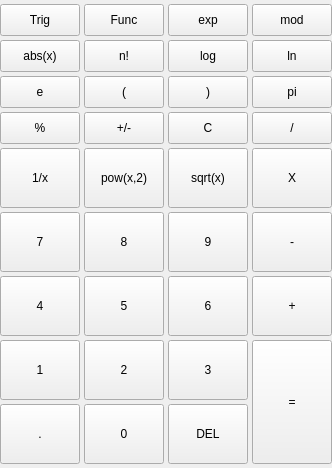
          <widget class="QWidget" name="sciCalc">
           <layout class="QVBoxLayout" name="verticalLayout_5">
            <property name="spacing">
             <number>0</number>
            </property>
            <property name="leftMargin">
             <number>0</number>
            </property>
            <property name="topMargin">
             <number>0</number>
            </property>
            <property name="rightMargin">
             <number>0</number>
            </property>
            <property name="bottomMargin">
             <number>0</number>
            </property>
            <item>
             <layout class="QGridLayout" name="gridLayout_2" rowstretch="0,0,0,0,0,0,0,0,0,0,0" columnstretch="0,0,0,0,0">
              <property name="leftMargin">
               <number>0</number>
              </property>
              <property name="topMargin">
               <number>4</number>
              </property>
              <property name="rightMargin">
               <number>0</number>
              </property>
              <property name="bottomMargin">
               <number>4</number>
              </property>
              <property name="spacing">
               <number>4</number>
              </property>
              <item row="10" column="1">
               <widget class="QPushButton" name="btnDot_2">
                <property name="sizePolicy">
                 <sizepolicy hsizetype="Preferred" vsizetype="Preferred">
                  <horstretch>0</horstretch>
                  <verstretch>0</verstretch>
                 </sizepolicy>
                </property>
                <property name="minimumSize">
                 <size>
                  <width>0</width>
                  <height>60</height>
                 </size>
                </property>
                <property name="text">
                 <string>.</string>
                </property>
                <property name="num" stdset="0">
                 <bool>false</bool>
                </property>
               </widget>
              </item>
              <item row="10" column="2">
               <widget class="QPushButton" name="btn0_2">
                <property name="sizePolicy">
                 <sizepolicy hsizetype="Preferred" vsizetype="Preferred">
                  <horstretch>0</horstretch>
                  <verstretch>0</verstretch>
                 </sizepolicy>
                </property>
                <property name="minimumSize">
                 <size>
                  <width>0</width>
                  <height>60</height>
                 </size>
                </property>
                <property name="text">
                 <string>0</string>
                </property>
                <property name="num" stdset="0">
                 <bool>true</bool>
                </property>
               </widget>
              </item>
              <item row="5" column="1">
               <widget class="QPushButton" name="btnPercent_2">
                <property name="sizePolicy">
                 <sizepolicy hsizetype="Preferred" vsizetype="Preferred">
                  <horstretch>0</horstretch>
                  <verstretch>0</verstretch>
                 </sizepolicy>
                </property>
                <property name="minimumSize">
                 <size>
                  <width>0</width>
                  <height>32</height>
                 </size>
                </property>
                <property name="text">
                 <string>%</string>
                </property>
                <property name="num" stdset="0">
                 <bool>false</bool>
                </property>
               </widget>
              </item>
              <item row="10" column="3">
               <widget class="QPushButton" name="btnDel_2">
                <property name="sizePolicy">
                 <sizepolicy hsizetype="Preferred" vsizetype="Preferred">
                  <horstretch>0</horstretch>
                  <verstretch>0</verstretch>
                 </sizepolicy>
                </property>
                <property name="minimumSize">
                 <size>
                  <width>0</width>
                  <height>60</height>
                 </size>
                </property>
                <property name="text">
                 <string>DEL</string>
                </property>
                <property name="num" stdset="0">
                 <bool>false</bool>
                </property>
               </widget>
              </item>
              <item row="5" column="4">
               <widget class="QPushButton" name="btnDiv_2">
                <property name="sizePolicy">
                 <sizepolicy hsizetype="Preferred" vsizetype="Preferred">
                  <horstretch>0</horstretch>
                  <verstretch>0</verstretch>
                 </sizepolicy>
                </property>
                <property name="minimumSize">
                 <size>
                  <width>0</width>
                  <height>32</height>
                 </size>
                </property>
                <property name="text">
                 <string>/</string>
                </property>
                <property name="num" stdset="0">
                 <bool>false</bool>
                </property>
               </widget>
              </item>
              <item row="5" column="3">
               <widget class="QPushButton" name="btnC_2">
                <property name="sizePolicy">
                 <sizepolicy hsizetype="Preferred" vsizetype="Preferred">
                  <horstretch>0</horstretch>
                  <verstretch>0</verstretch>
                 </sizepolicy>
                </property>
                <property name="minimumSize">
                 <size>
                  <width>0</width>
                  <height>32</height>
                 </size>
                </property>
                <property name="text">
                 <string>C</string>
                </property>
                <property name="num" stdset="0">
                 <bool>false</bool>
                </property>
               </widget>
              </item>
              <item row="5" column="2">
               <widget class="QPushButton" name="btnPlusMinus_2">
                <property name="sizePolicy">
                 <sizepolicy hsizetype="Preferred" vsizetype="Preferred">
                  <horstretch>0</horstretch>
                  <verstretch>0</verstretch>
                 </sizepolicy>
                </property>
                <property name="minimumSize">
                 <size>
                  <width>0</width>
                  <height>32</height>
                 </size>
                </property>
                <property name="text">
                 <string>+/-</string>
                </property>
                <property name="num" stdset="0">
                 <bool>false</bool>
                </property>
               </widget>
              </item>
              <item row="7" column="4">
               <widget class="QPushButton" name="btnSub_2">
                <property name="sizePolicy">
                 <sizepolicy hsizetype="Preferred" vsizetype="Preferred">
                  <horstretch>0</horstretch>
                  <verstretch>0</verstretch>
                 </sizepolicy>
                </property>
                <property name="minimumSize">
                 <size>
                  <width>0</width>
                  <height>60</height>
                 </size>
                </property>
                <property name="text">
                 <string>-</string>
                </property>
                <property name="num" stdset="0">
                 <bool>false</bool>
                </property>
               </widget>
              </item>
              <item row="9" column="2">
               <widget class="QPushButton" name="btn2_3">
                <property name="sizePolicy">
                 <sizepolicy hsizetype="Preferred" vsizetype="Preferred">
                  <horstretch>0</horstretch>
                  <verstretch>0</verstretch>
                 </sizepolicy>
                </property>
                <property name="minimumSize">
                 <size>
                  <width>0</width>
                  <height>60</height>
                 </size>
                </property>
                <property name="text">
                 <string>2</string>
                </property>
                <property name="num" stdset="0">
                 <bool>true</bool>
                </property>
               </widget>
              </item>
              <item row="9" column="3">
               <widget class="QPushButton" name="btn3_2">
                <property name="sizePolicy">
                 <sizepolicy hsizetype="Preferred" vsizetype="Preferred">
                  <horstretch>0</horstretch>
                  <verstretch>0</verstretch>
                 </sizepolicy>
                </property>
                <property name="minimumSize">
                 <size>
                  <width>0</width>
                  <height>60</height>
                 </size>
                </property>
                <property name="text">
                 <string>3</string>
                </property>
                <property name="num" stdset="0">
                 <bool>true</bool>
                </property>
               </widget>
              </item>
              <item row="9" column="1">
               <widget class="QPushButton" name="btn1_2">
                <property name="sizePolicy">
                 <sizepolicy hsizetype="Preferred" vsizetype="Preferred">
                  <horstretch>0</horstretch>
                  <verstretch>0</verstretch>
                 </sizepolicy>
                </property>
                <property name="minimumSize">
                 <size>
                  <width>0</width>
                  <height>60</height>
                 </size>
                </property>
                <property name="text">
                 <string>1</string>
                </property>
                <property name="num" stdset="0">
                 <bool>true</bool>
                </property>
               </widget>
              </item>
              <item row="9" column="4" rowspan="2">
               <widget class="QPushButton" name="btnEq_2">
                <property name="sizePolicy">
                 <sizepolicy hsizetype="Preferred" vsizetype="Preferred">
                  <horstretch>0</horstretch>
                  <verstretch>0</verstretch>
                 </sizepolicy>
                </property>
                <property name="minimumSize">
                 <size>
                  <width>0</width>
                  <height>60</height>
                 </size>
                </property>
                <property name="text">
                 <string>=</string>
                </property>
                <property name="eq" stdset="0">
                 <bool>true</bool>
                </property>
                <property name="num" stdset="0">
                 <bool>false</bool>
                </property>
               </widget>
              </item>
              <item row="8" column="4">
               <widget class="QPushButton" name="btnAdd_2">
                <property name="sizePolicy">
                 <sizepolicy hsizetype="Preferred" vsizetype="Preferred">
                  <horstretch>0</horstretch>
                  <verstretch>0</verstretch>
                 </sizepolicy>
                </property>
                <property name="minimumSize">
                 <size>
                  <width>0</width>
                  <height>60</height>
                 </size>
                </property>
                <property name="text">
                 <string>+</string>
                </property>
                <property name="num" stdset="0">
                 <bool>false</bool>
                </property>
               </widget>
              </item>
              <item row="6" column="4">
               <widget class="QPushButton" name="btnMul_2">
                <property name="sizePolicy">
                 <sizepolicy hsizetype="Preferred" vsizetype="Preferred">
                  <horstretch>0</horstretch>
                  <verstretch>0</verstretch>
                 </sizepolicy>
                </property>
                <property name="minimumSize">
                 <size>
                  <width>0</width>
                  <height>60</height>
                 </size>
                </property>
                <property name="text">
                 <string>X</string>
                </property>
                <property name="num" stdset="0">
                 <bool>false</bool>
                </property>
               </widget>
              </item>
              <item row="8" column="2">
               <widget class="QPushButton" name="btn5_2">
                <property name="sizePolicy">
                 <sizepolicy hsizetype="Preferred" vsizetype="Preferred">
                  <horstretch>0</horstretch>
                  <verstretch>0</verstretch>
                 </sizepolicy>
                </property>
                <property name="minimumSize">
                 <size>
                  <width>0</width>
                  <height>60</height>
                 </size>
                </property>
                <property name="text">
                 <string>5</string>
                </property>
                <property name="num" stdset="0">
                 <bool>true</bool>
                </property>
               </widget>
              </item>
              <item row="8" column="1">
               <widget class="QPushButton" name="btn4_2">
                <property name="sizePolicy">
                 <sizepolicy hsizetype="Preferred" vsizetype="Preferred">
                  <horstretch>0</horstretch>
                  <verstretch>0</verstretch>
                 </sizepolicy>
                </property>
                <property name="minimumSize">
                 <size>
                  <width>0</width>
                  <height>60</height>
                 </size>
                </property>
                <property name="text">
                 <string>4</string>
                </property>
                <property name="num" stdset="0">
                 <bool>true</bool>
                </property>
               </widget>
              </item>
              <item row="6" column="2">
               <widget class="QPushButton" name="btnPow_2">
                <property name="sizePolicy">
                 <sizepolicy hsizetype="Preferred" vsizetype="Preferred">
                  <horstretch>0</horstretch>
                  <verstretch>0</verstretch>
                 </sizepolicy>
                </property>
                <property name="minimumSize">
                 <size>
                  <width>0</width>
                  <height>60</height>
                 </size>
                </property>
                <property name="text">
                 <string>pow(x,2)</string>
                </property>
                <property name="num" stdset="0">
                 <bool>false</bool>
                </property>
               </widget>
              </item>
              <item row="7" column="3">
               <widget class="QPushButton" name="btn9_2">
                <property name="sizePolicy">
                 <sizepolicy hsizetype="Preferred" vsizetype="Preferred">
                  <horstretch>0</horstretch>
                  <verstretch>0</verstretch>
                 </sizepolicy>
                </property>
                <property name="minimumSize">
                 <size>
                  <width>0</width>
                  <height>60</height>
                 </size>
                </property>
                <property name="text">
                 <string>9</string>
                </property>
                <property name="num" stdset="0">
                 <bool>true</bool>
                </property>
               </widget>
              </item>
              <item row="6" column="3">
               <widget class="QPushButton" name="btnSqrt_2">
                <property name="sizePolicy">
                 <sizepolicy hsizetype="Preferred" vsizetype="Preferred">
                  <horstretch>0</horstretch>
                  <verstretch>0</verstretch>
                 </sizepolicy>
                </property>
                <property name="minimumSize">
                 <size>
                  <width>0</width>
                  <height>60</height>
                 </size>
                </property>
                <property name="text">
                 <string>sqrt(x)</string>
                </property>
                <property name="num" stdset="0">
                 <bool>false</bool>
                </property>
               </widget>
              </item>
              <item row="7" column="2">
               <widget class="QPushButton" name="btn8_2">
                <property name="sizePolicy">
                 <sizepolicy hsizetype="Preferred" vsizetype="Preferred">
                  <horstretch>0</horstretch>
                  <verstretch>0</verstretch>
                 </sizepolicy>
                </property>
                <property name="minimumSize">
                 <size>
                  <width>0</width>
                  <height>60</height>
                 </size>
                </property>
                <property name="text">
                 <string>8</string>
                </property>
                <property name="num" stdset="0">
                 <bool>true</bool>
                </property>
               </widget>
              </item>
              <item row="8" column="3">
               <widget class="QPushButton" name="btn6_2">
                <property name="sizePolicy">
                 <sizepolicy hsizetype="Preferred" vsizetype="Preferred">
                  <horstretch>0</horstretch>
                  <verstretch>0</verstretch>
                 </sizepolicy>
                </property>
                <property name="minimumSize">
                 <size>
                  <width>0</width>
                  <height>60</height>
                 </size>
                </property>
                <property name="text">
                 <string>6</string>
                </property>
                <property name="num" stdset="0">
                 <bool>true</bool>
                </property>
               </widget>
              </item>
              <item row="7" column="1">
               <widget class="QPushButton" name="btn7_2">
                <property name="sizePolicy">
                 <sizepolicy hsizetype="Preferred" vsizetype="Preferred">
                  <horstretch>0</horstretch>
                  <verstretch>0</verstretch>
                 </sizepolicy>
                </property>
                <property name="minimumSize">
                 <size>
                  <width>0</width>
                  <height>60</height>
                 </size>
                </property>
                <property name="text">
                 <string>7</string>
                </property>
                <property name="num" stdset="0">
                 <bool>true</bool>
                </property>
               </widget>
              </item>
              <item row="4" column="4">
               <widget class="QPushButton" name="pushButton">
                <property name="sizePolicy">
                 <sizepolicy hsizetype="Preferred" vsizetype="Preferred">
                  <horstretch>0</horstretch>
                  <verstretch>0</verstretch>
                 </sizepolicy>
                </property>
                <property name="minimumSize">
                 <size>
                  <width>0</width>
                  <height>32</height>
                 </size>
                </property>
                <property name="text">
                 <string>pi</string>
                </property>
                <property name="num" stdset="0">
                 <bool>false</bool>
                </property>
               </widget>
              </item>
              <item row="4" column="1">
               <widget class="QPushButton" name="pushButton_2">
                <property name="sizePolicy">
                 <sizepolicy hsizetype="Preferred" vsizetype="Preferred">
                  <horstretch>0</horstretch>
                  <verstretch>0</verstretch>
                 </sizepolicy>
                </property>
                <property name="minimumSize">
                 <size>
                  <width>0</width>
                  <height>32</height>
                 </size>
                </property>
                <property name="text">
                 <string>e</string>
                </property>
                <property name="num" stdset="0">
                 <bool>false</bool>
                </property>
               </widget>
              </item>
              <item row="4" column="2">
               <widget class="QPushButton" name="pushButton_3">
                <property name="sizePolicy">
                 <sizepolicy hsizetype="Preferred" vsizetype="Preferred">
                  <horstretch>0</horstretch>
                  <verstretch>0</verstretch>
                 </sizepolicy>
                </property>
                <property name="minimumSize">
                 <size>
                  <width>0</width>
                  <height>32</height>
                 </size>
                </property>
                <property name="text">
                 <string>(</string>
                </property>
                <property name="num" stdset="0">
                 <bool>false</bool>
                </property>
               </widget>
              </item>
              <item row="6" column="1">
               <widget class="QPushButton" name="btnOneDivX_2">
                <property name="sizePolicy">
                 <sizepolicy hsizetype="Preferred" vsizetype="Preferred">
                  <horstretch>0</horstretch>
                  <verstretch>0</verstretch>
                 </sizepolicy>
                </property>
                <property name="minimumSize">
                 <size>
                  <width>0</width>
                  <height>60</height>
                 </size>
                </property>
                <property name="text">
                 <string>1/x</string>
                </property>
                <property name="num" stdset="0">
                 <bool>false</bool>
                </property>
               </widget>
              </item>
              <item row="4" column="3">
               <widget class="QPushButton" name="pushButton_4">
                <property name="sizePolicy">
                 <sizepolicy hsizetype="Preferred" vsizetype="Preferred">
                  <horstretch>0</horstretch>
                  <verstretch>0</verstretch>
                 </sizepolicy>
                </property>
                <property name="minimumSize">
                 <size>
                  <width>0</width>
                  <height>32</height>
                 </size>
                </property>
                <property name="text">
                 <string>)</string>
                </property>
                <property name="num" stdset="0">
                 <bool>false</bool>
                </property>
               </widget>
              </item>
              <item row="3" column="4">
               <widget class="QPushButton" name="pushButton_8">
                <property name="sizePolicy">
                 <sizepolicy hsizetype="Preferred" vsizetype="Preferred">
                  <horstretch>0</horstretch>
                  <verstretch>0</verstretch>
                 </sizepolicy>
                </property>
                <property name="minimumSize">
                 <size>
                  <width>0</width>
                  <height>32</height>
                 </size>
                </property>
                <property name="text">
                 <string>ln</string>
                </property>
                <property name="num" stdset="0">
                 <bool>false</bool>
                </property>
               </widget>
              </item>
              <item row="3" column="2">
               <widget class="QPushButton" name="pushButton_6">
                <property name="sizePolicy">
                 <sizepolicy hsizetype="Preferred" vsizetype="Preferred">
                  <horstretch>0</horstretch>
                  <verstretch>0</verstretch>
                 </sizepolicy>
                </property>
                <property name="minimumSize">
                 <size>
                  <width>0</width>
                  <height>32</height>
                 </size>
                </property>
                <property name="text">
                 <string>n!</string>
                </property>
                <property name="num" stdset="0">
                 <bool>false</bool>
                </property>
               </widget>
              </item>
              <item row="3" column="3">
               <widget class="QPushButton" name="pushButton_7">
                <property name="sizePolicy">
                 <sizepolicy hsizetype="Preferred" vsizetype="Preferred">
                  <horstretch>0</horstretch>
                  <verstretch>0</verstretch>
                 </sizepolicy>
                </property>
                <property name="minimumSize">
                 <size>
                  <width>0</width>
                  <height>32</height>
                 </size>
                </property>
                <property name="text">
                 <string>log</string>
                </property>
                <property name="num" stdset="0">
                 <bool>false</bool>
                </property>
               </widget>
              </item>
              <item row="3" column="1">
               <widget class="QPushButton" name="pushButton_5">
                <property name="sizePolicy">
                 <sizepolicy hsizetype="Preferred" vsizetype="Preferred">
                  <horstretch>0</horstretch>
                  <verstretch>0</verstretch>
                 </sizepolicy>
                </property>
                <property name="minimumSize">
                 <size>
                  <width>0</width>
                  <height>32</height>
                 </size>
                </property>
                <property name="text">
                 <string>abs(x)</string>
                </property>
                <property name="num" stdset="0">
                 <bool>false</bool>
                </property>
               </widget>
              </item>
              <item row="2" column="1">
               <widget class="QPushButton" name="pushButton_9">
                <property name="sizePolicy">
                 <sizepolicy hsizetype="Preferred" vsizetype="Preferred">
                  <horstretch>0</horstretch>
                  <verstretch>0</verstretch>
                 </sizepolicy>
                </property>
                <property name="minimumSize">
                 <size>
                  <width>0</width>
                  <height>32</height>
                 </size>
                </property>
                <property name="text">
                 <string>Trig</string>
                </property>
               </widget>
              </item>
              <item row="2" column="2">
               <widget class="QPushButton" name="pushButton_10">
                <property name="sizePolicy">
                 <sizepolicy hsizetype="Preferred" vsizetype="Preferred">
                  <horstretch>0</horstretch>
                  <verstretch>0</verstretch>
                 </sizepolicy>
                </property>
                <property name="minimumSize">
                 <size>
                  <width>0</width>
                  <height>32</height>
                 </size>
                </property>
                <property name="text">
                 <string>Func</string>
                </property>
               </widget>
              </item>
              <item row="2" column="3">
               <widget class="QPushButton" name="pushButton_11">
                <property name="sizePolicy">
                 <sizepolicy hsizetype="Preferred" vsizetype="Preferred">
                  <horstretch>0</horstretch>
                  <verstretch>0</verstretch>
                 </sizepolicy>
                </property>
                <property name="minimumSize">
                 <size>
                  <width>0</width>
                  <height>32</height>
                 </size>
                </property>
                <property name="text">
                 <string>exp</string>
                </property>
                <property name="num" stdset="0">
                 <bool>false</bool>
                </property>
               </widget>
              </item>
              <item row="2" column="4">
               <widget class="QPushButton" name="pushButton_12">
                <property name="sizePolicy">
                 <sizepolicy hsizetype="Preferred" vsizetype="Preferred">
                  <horstretch>0</horstretch>
                  <verstretch>0</verstretch>
                 </sizepolicy>
                </property>
                <property name="minimumSize">
                 <size>
                  <width>0</width>
                  <height>32</height>
                 </size>
                </property>
                <property name="text">
                 <string>mod</string>
                </property>
                <property name="num" stdset="0">
                 <bool>false</bool>
                </property>
               </widget>
              </item>
             </layout>
            </item>
           </layout>
          </widget>
